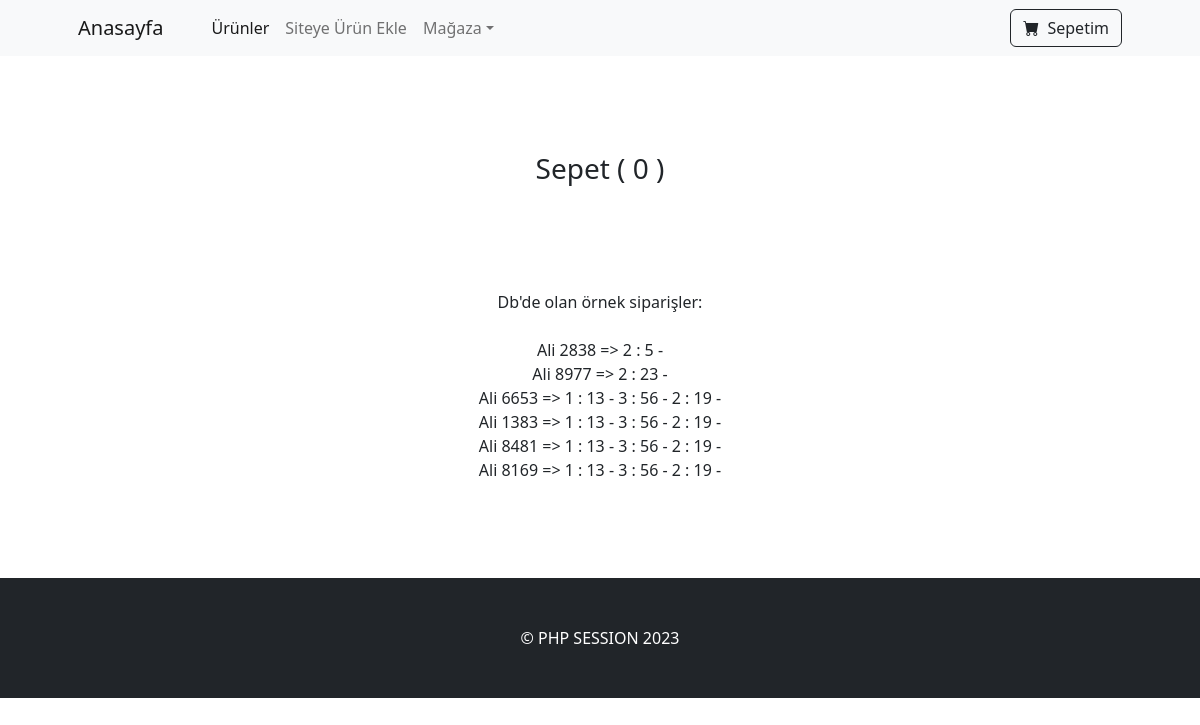
The app's page /siparis.php with its own data.
### tables this page shows
CREATE TABLE `siparis` (
  `no` int(11) NOT NULL,
  `adsoyad` varchar(100) NOT NULL,
  `icerik` varchar(250) NOT NULL
);

### siparis.php (the view, shortened to what this page needs)
<?php
require_once 'ayar.php';
?>
<?php require_once 'layout/navbar.php'; ?>
<h3>
    Sepet (
        <?php
        if (isset($_SESSION["sepet"]) && count($_SESSION["sepet"]) > 0)
        {
            echo intval(count($_SESSION["sepet"])) .' ' ;
        }
        else{
            echo '0 ';
        };
    ?>)
</h3>
<br><br>
<br><br>
<?php
$sorgu = $baglan->prepare("select * from siparis order by no desc");
$sorgu->execute();
echo "Db'de olan örnek siparişler:<br><br>";
foreach ($sorgu as $satir) {
    $adsoyad = $satir->adsoyad;
    $icerik = json_decode($satir->icerik, true);
    echo "$adsoyad => ";
    foreach ($icerik as $urun => $adet) {
        echo "$urun : $adet - ";
    }
    echo "<br>";
}
?>
<?php require_once 'layout/footer.php'; ?>

### layout/navbar.php (shortened to what this page needs)
<!DOCTYPE html>
<html lang="en">
    <head>
        <link href="https://cdn.jsdelivr.net/npm/bootstrap-icons@1.5.0/font/bootstrap-icons.css" rel="stylesheet" />
        <link href="css/styles.css" rel="stylesheet" />
    </head>
    <body>
        <nav class="navbar navbar-expand-lg navbar-light bg-light">
            <div class="container px-4 px-lg-5">
                <a class="navbar-brand" href="index.php">Anasayfa</a>
                <div class="collapse navbar-collapse" id="navbarSupportedContent">
                    <ul class="navbar-nav me-auto mb-2 mb-lg-0 ms-lg-4">
                        <li class="nav-item"><a class="nav-link active" aria-current="page" href="index.php">Ürünler</a></li>
                        <li class="nav-item"><a class="nav-link" href="ekle.php">Siteye Ürün Ekle</a></li>
                        <li class="nav-item dropdown">
                            <a class="nav-link dropdown-toggle" id="navbarDropdown" href="#" role="button" data-bs-toggle="dropdown" aria-expanded="false">Mağaza</a>
                        </li>
                    </ul>
                    <a href="siparis.php" class="btn btn-outline-dark" role="button" aria-pressed="true">
                            <i class="bi-cart-fill me-1"></i>
                            Sepetim <span class="badge bg-dark text-white ms-1 rounded-pill"><?php if (isset($_SESSION["sepet"]) && count($_SESSION["sepet"]) > 0)echo intval(count($_SESSION["sepet"])); ?></span>
                    </a>
                </div>
            </div>
        </nav>
        <div class="container text-center">
            <div class="row">
                <div class="col-md mx-auto m-5 p-5">

### layout/footer.php (shortened to what this page needs)
        		</div>
        </div>
    </div>
        <footer class="py-5 bg-dark">
            <div class="container"><p class="m-0 text-center text-white">&copy; PHP SESSION 2023</p></div>
        </footer>
    </body>
</html>

### records on screen
siparis: adsoyad "Ali 2838", urun "2", icerik "5"
siparis: adsoyad "Ali 8977", urun "2", icerik "23"
siparis: adsoyad "Ali 6653", urun "1", icerik "13", urun "3", icerik "56", urun "2", icerik "19"
siparis: adsoyad "Ali 1383", urun "1", icerik "13", urun "3", icerik "56", urun "2", icerik "19"
siparis: adsoyad "Ali 8481", urun "1", icerik "13", urun "3", icerik "56", urun "2", icerik "19"
siparis: adsoyad "Ali 8169", urun "1", icerik "13", urun "3", icerik "56", urun "2", icerik "19"
